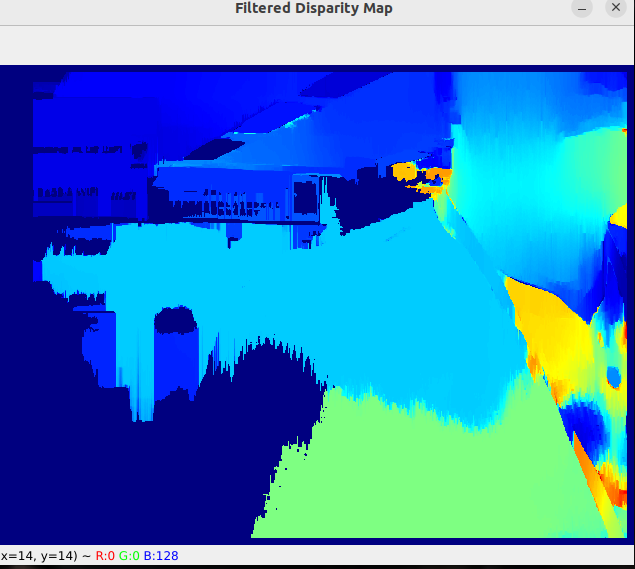
#> input picture dualCAM/sample.png, 635 x 569 px, given in place of the camera
$ python t-cam.py
#> lines starting #> are read from the running program, lines starting #| are printed output that depends on the picture
import cv2
import numpy as np

# Open two cameras
cap0 = cv2.VideoCapture(0)
cap2 = cv2.VideoCapture(2)

# Check if camera opened successfully
if not cap0.isOpened() or not cap2.isOpened():
    print("Error: Camera not accessible")
    exit()

cv2.namedWindow('Enhanced Heatmap', cv2.WINDOW_AUTOSIZE)

while True:
    # Capture frame-by-frame from each camera
    ret0, frame0 = cap0.read()
#> frame0 is the input picture: shape (569, 635, 3); mean B, G, R 194.3, 133, 58
    ret2, frame2 = cap2.read()

    if not ret0 or not ret2:
        # Break the loop if frames are not received properly
        print("Error: Unable to capture video")
        break

    # Combine the images (for demonstration, we're simply averaging the two images)
    combined_frame = cv2.addWeighted(frame0, 0.5, frame2, 0.5, 0)

    # Here you would have your depth data which should be normalized from 0 to 255
    # For demonstration, we use a grayscale conversion as a placeholder for actual depth data
    depth_data = cv2.cvtColor(combined_frame, cv2.COLOR_BGR2GRAY)
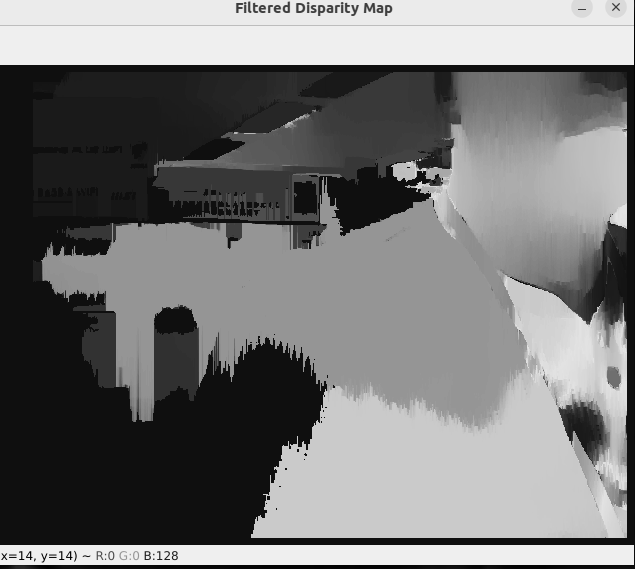
#> depth_data: shape (569, 635); min 0, max 239, mean 117.6
    heatmap = cv2.applyColorMap(depth_data, cv2.COLORMAP_JET)
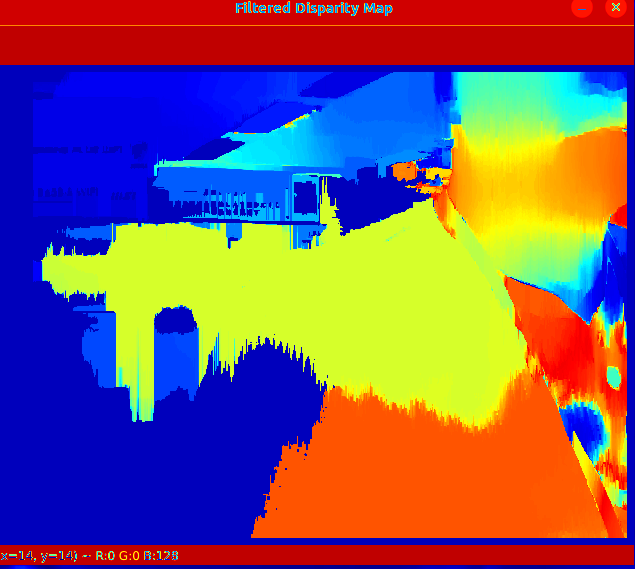
#> heatmap: shape (569, 635, 3); mean B, G, R 105.7, 90.9, 122.8

    # Increase the heatmap intensity for closer objects by reducing their corresponding alpha values
    alpha_mask = 1 - (depth_data / 255.0) ** 2  # Squaring to reduce transparency for closer objects more
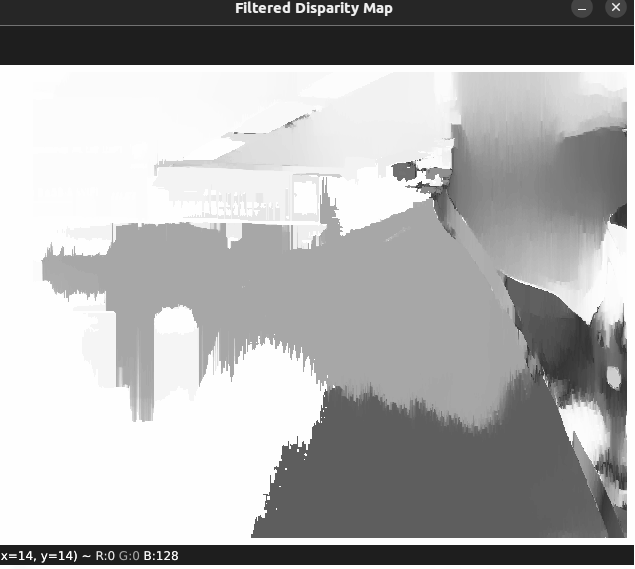
#> alpha_mask: shape (569, 635) float64; min 0.122, max 1, mean 0.677
    alpha_mask = cv2.merge([alpha_mask, alpha_mask, alpha_mask])
#> alpha_mask: shape (569, 635, 3) float64

    # Blend the heatmap with the original image using the alpha mask
    blended_heatmap = (alpha_mask * combined_frame.astype(np.float32) + (1 - alpha_mask) * heatmap.astype(np.float32)).astype(np.uint8)
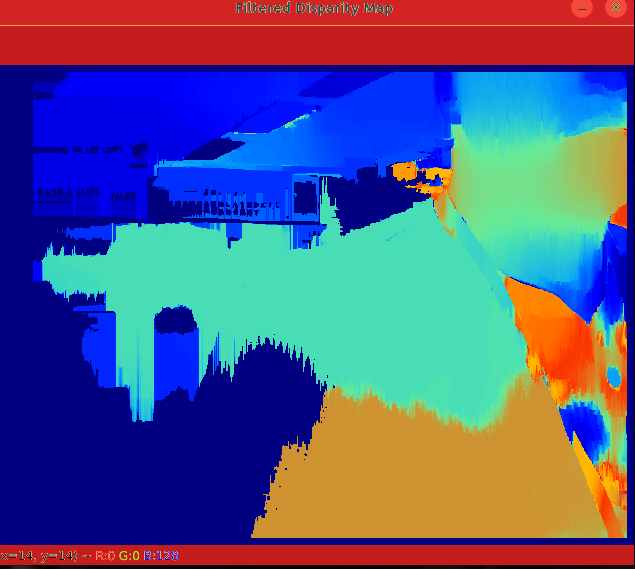
#> blended_heatmap: shape (569, 635, 3); mean of channels 0, 1, 2 134.4, 90.2, 82.6; drawn as B, G, R

    # Display the resulting frame
    cv2.imshow('Enhanced Heatmap', blended_heatmap)

    # Press 'q' to exit the loop
    if cv2.waitKey(1) & 0xFF == ord('q'):
#> (key q is pressed here)
        break

# When everything done, release the capture
cap0.release()
cap2.release()
cv2.destroyAllWindows()
